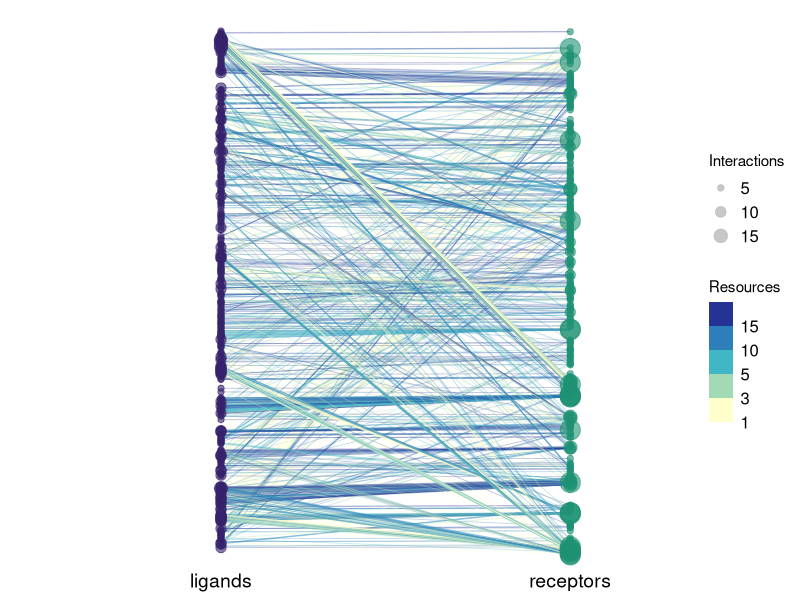
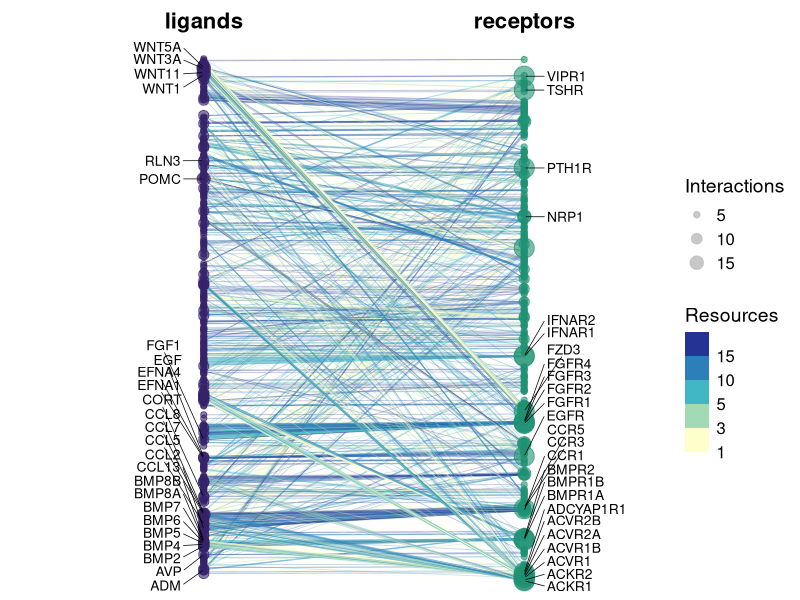
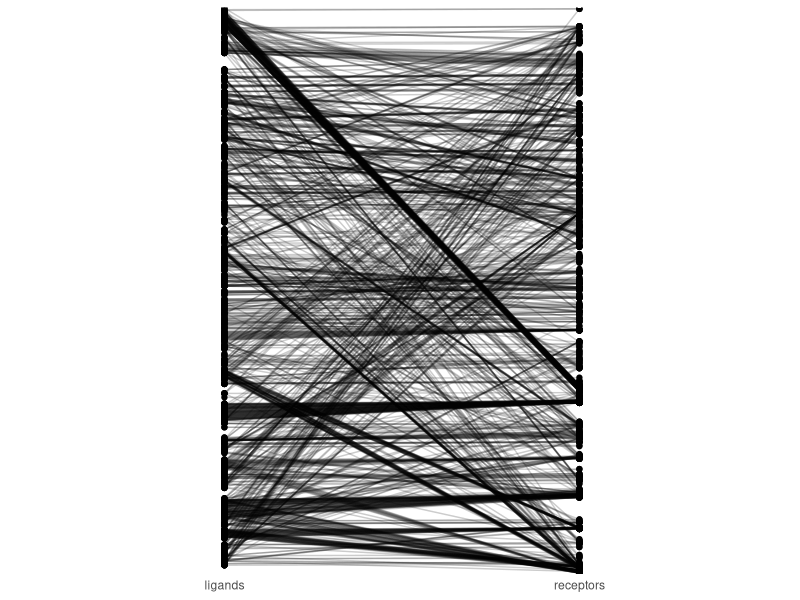
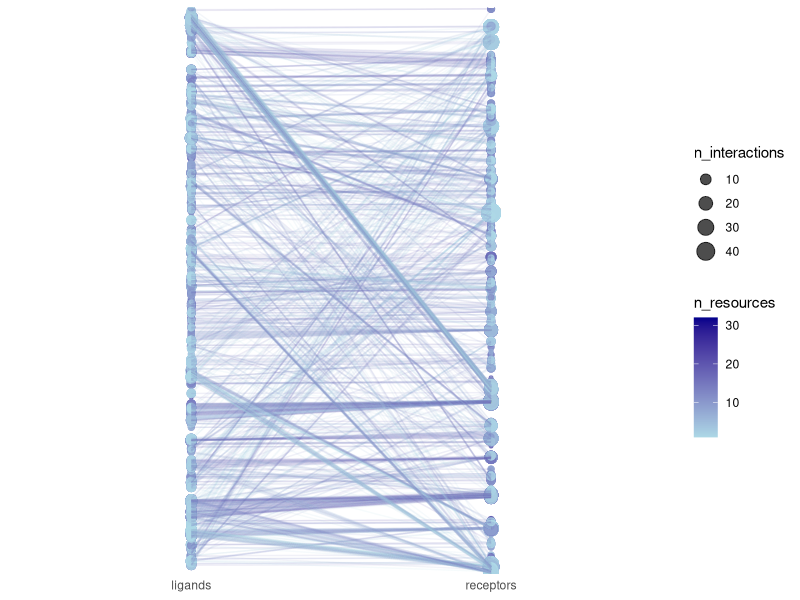
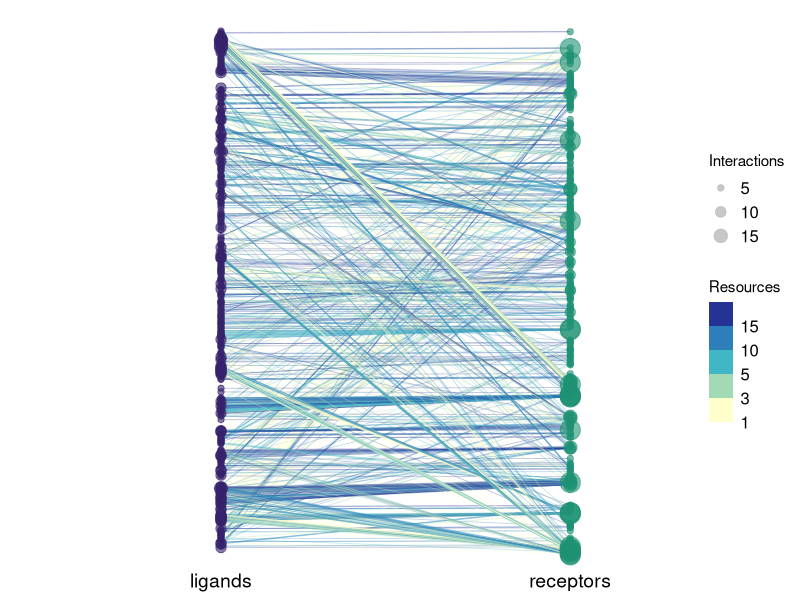
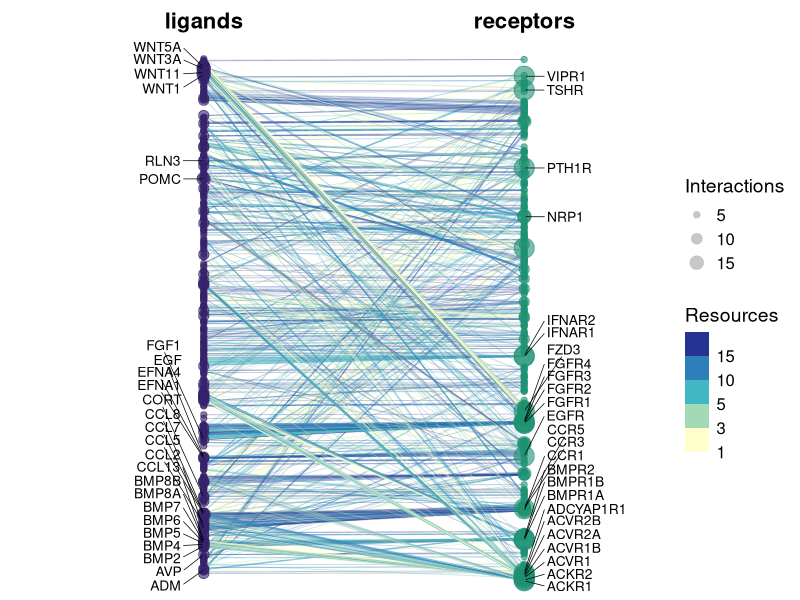

R code for these plots, in order:
## plot ligand-receptor interactions using lines connecting dots
## using ggplot

library(tidyverse)
library(ggrepel)

theme_set(theme_classic())

dat <- read.table("ligrec_interactions_filtered_noduplicates_final.tsv",
                  header = T) %>% 
  select(1:3, n_resources) %>% 
  pivot_longer(cols = 2:3, names_to = c("type", "tmp"),
               names_sep = "_",
               values_to = "gene_symbol") %>% 
  select(-tmp) %>% 
  mutate(type = if_else(type == "source",
                        "ligands", "receptors"))
head(dat)

### Plot all interactions
dat <-  dat %>% 
  group_by(type, gene_symbol) %>% 
  mutate(n_interactions = n())

ligands <- filter(dat, type == "ligands") %>% 
  group_by(gene_symbol) %>% 
  slice(1)

recept <- filter(dat, type == "receptors") %>% 
  group_by(gene_symbol) %>% 
  slice(1)

# Plot
ggplot(dat, aes(x = type, y = gene_symbol)) +
  geom_line(aes(group = interaction_symbol,
                colour = n_resources),
            alpha = 0.3, size = 0.3) +
  geom_point(data = ligands, aes(size = n_interactions),
             alpha = 0.6, colour = "#36226B") +
  geom_point(data = recept, aes(size = n_interactions),
             alpha = 0.6, colour = "#1F9274") +
  scale_color_fermenter(palette = "YlGnBu",
                        direction = 1,
                        breaks = c(1,3,5,10,15)) +
  scale_size_binned(range = c(0.1, 8),
                    breaks = c(5,10,15)) +
  theme(axis.text.y = element_blank(),
        axis.title = element_blank(),
        axis.line = element_blank(),
        axis.ticks = element_blank(),
        legend.box.spacing = unit(-2, "cm"),
        axis.text.x = element_text(size = 14, 
                                   colour = "black"),
        legend.text = element_text(size = 12, 
                                   colour = "black")) +
  guides(size = guide_legend(override.aes = list(color = "grey"))) +
  expand_limits(y = c(-15, 750)) +
  labs(colour = "Resources",
       size = "Interactions")

ggsave("interact_plot.png", width = 5, height = 10)

##### With labels #####
labels_recept <- dat %>%
  filter(type == "receptors",
         n_resources > 5) %>% 
  group_by(gene_symbol) %>% 
  summarise(n_interactions = unique(n_interactions),
            type = "receptors") %>% 
  arrange(desc(n_interactions)) %>%
  head(25)

labels_ligands <- dat %>%
  filter(type == "ligands",
         n_resources > 5) %>% 
  group_by(gene_symbol) %>% 
  summarise(n_interactions = unique(n_interactions),
            type = "ligands") %>% 
  arrange(desc(n_interactions)) %>%
  head(25)

ggplot(dat, aes(x = type, y = gene_symbol)) +
  geom_line(aes(group = interaction_symbol,
                colour = n_resources),
            alpha = 0.3, size = 0.3) +
  geom_point(data = ligands, aes(size = n_interactions),
             alpha = 0.6, colour = "#36226B") +
  geom_point(data = recept, aes(size = n_interactions),
             alpha = 0.6, colour = "#1F9274") +
  geom_text_repel(data = labels_recept, aes(label = gene_symbol),
                  nudge_x = 0.07, size = 3.5, hjust = 0,
                  direction = "y", box.padding = 0.05,
                  segment.size = 0.25) +
  geom_text_repel(data = labels_ligands, aes(label = gene_symbol),
                  nudge_x = -0.07, size = 3.5, hjust = 1,
                  direction = "y", box.padding = 0.05,
                  segment.size = 0.25) +
  scale_color_fermenter(palette = "YlGnBu",
                        direction = 1,
                        breaks = c(1,3,5,10,15)) +
  scale_size_binned(range = c(0.1, 8),
                    breaks = c(5,10,15)) +
  theme(axis.text.y = element_blank(),
        axis.title = element_blank(),
        axis.line = element_blank(),
        axis.ticks = element_blank(),
        legend.box.spacing = unit(-1, "cm"),
        axis.text.x = element_text(size = 16,
                                   colour = "black",
                                   face = "bold"),
        legend.text = element_text(size = 12,
                                   colour = "black"),
        legend.title = element_text(size = 14,
                                    colour = "black")) +
  guides(size = guide_legend(override.aes = list(color = "grey"))) +
  expand_limits(y = c(-15, 750)) +
  scale_x_discrete(position = "top") +
  labs(colour = "Resources",
       size = "Interactions")

ggsave("interact_plot_labels.png", width = 5, height = 10)

#basic:
ggplot(dat, aes(x = type, y = gene_symbol)) +
  geom_point() +
  geom_line(aes(group = interaction_symbol),
            alpha = 0.2)  +
  theme(axis.text.y = element_blank(),
        axis.title = element_blank(),
        axis.line = element_blank(),
        axis.ticks = element_blank())

### Plot only interactions with >= 20 resources
dat_20res <- dat %>% 
  group_by(interaction_symbol) %>% 
  # arrange(desc(n_resources)) %>% 
  # filter(n_resources >= 20) %>% 
  group_by(type, gene_symbol) %>% 
  mutate(n_interactions = n()) # this is only number of interactions within top, not all interactions

# for labels:
dat_20res_source <- filter(dat_20res, type == "source") %>% 
  group_by(gene_symbol) %>% 
  slice(1)
dat_20res_target <- filter(dat_20res, type == "target") %>% 
  group_by(gene_symbol) %>% 
  slice(1)

# Plot
ggplot(dat_20res, aes(x = type, y = gene_symbol)) +
  geom_point(aes(size = n_interactions,
                 colour = n_resources),
             alpha = 0.7) +
  geom_text(data = dat_20res_source,
            aes(label = gene_symbol),
            nudge_x = -0.05, size = 1.4,
            hjust = 1) +
  geom_text(data = dat_20res_target,
            aes(label = gene_symbol),
            nudge_x = 0.05, size = 1.4,
            hjust = 0) +
  geom_line(aes(group = interaction_symbol,
                colour = n_resources),
            alpha = 0.1) +
  scale_colour_gradient(low = "lightblue", high = "darkblue") +
  theme(axis.text.y = element_blank(),
        axis.title = element_blank(),
        axis.line = element_blank(),
        axis.ticks = element_blank())
  
